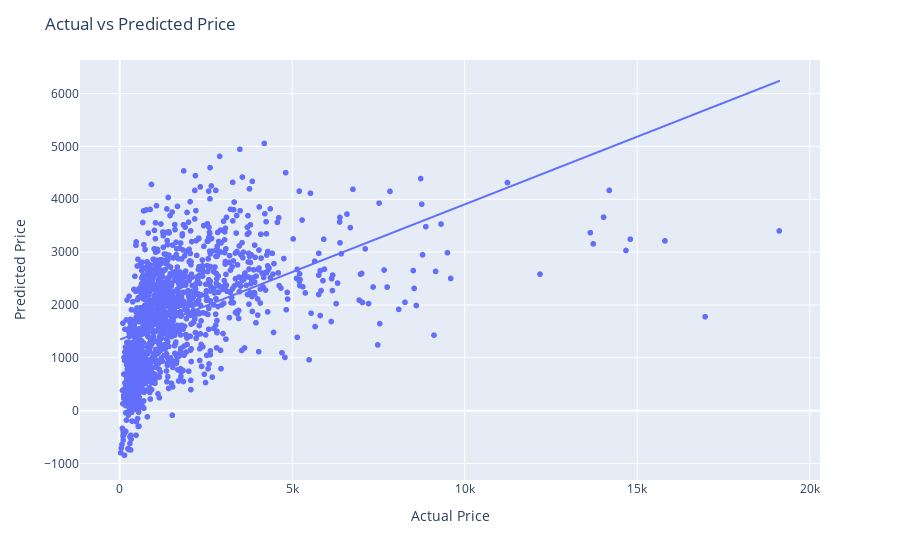

Notebook code for this chart:
### Code cell
import plotly.express as px
fig = px.scatter(x=y_test, y=y_pred, 
                 labels={'x':'Actual Price', 'y':'Predicted Price'},
                 trendline="ols"
)
fig.update_layout(title='Actual vs Predicted Price', xaxis_title="Actual Price", yaxis_title="Predicted Price")
fig.show()

### Figure 1 — Plotly figure (JSON) as saved in the notebook; plotly's stock layout.template omitted (floating-point values rounded to 4 significant figures; data arrays with more than 128 entries replaced by an {"elided": "..."} marker saying what was removed)
{"data": [{"hovertemplate": "Actual Price=%{x}<br>Predicted Price=%{y}<extra></extra>", "legendgroup": "", "marker": {"color": "#636efa", "symbol": "circle"}, "mode": "markers", "name": "", "showlegend": false, "type": "scattergl", "x": {"elided": "1485 int values"}, "xaxis": "x", "y": {"elided": "1485 float values"}, "yaxis": "y"}, {"hovertemplate": "<b>OLS trendline</b><br>y = 0.256094 * x + 1342.79<br>R<sup>2</sup>=0.238598<br><br>Actual Price=%{x}<br>Predicted Price=%{y} <b>(trend)</b><extra></extra>", "legendgroup": "", "marker": {"color": "#636efa", "symbol": "circle"}, "mode": "lines", "name": "", "showlegend": false, "type": "scattergl", "x": {"elided": "1485 int values"}, "xaxis": "x", "y": {"elided": "1485 float values"}, "yaxis": "y"}], "layout": {"legend": {"tracegroupgap": 0}, "margin": {"t": 60}, "title": {"text": "Actual vs Predicted Price"}, "xaxis": {"anchor": "y", "domain": [0, 1], "title": {"text": "Actual Price"}}, "yaxis": {"anchor": "x", "domain": [0, 1], "title": {"text": "Predicted Price"}}}}
